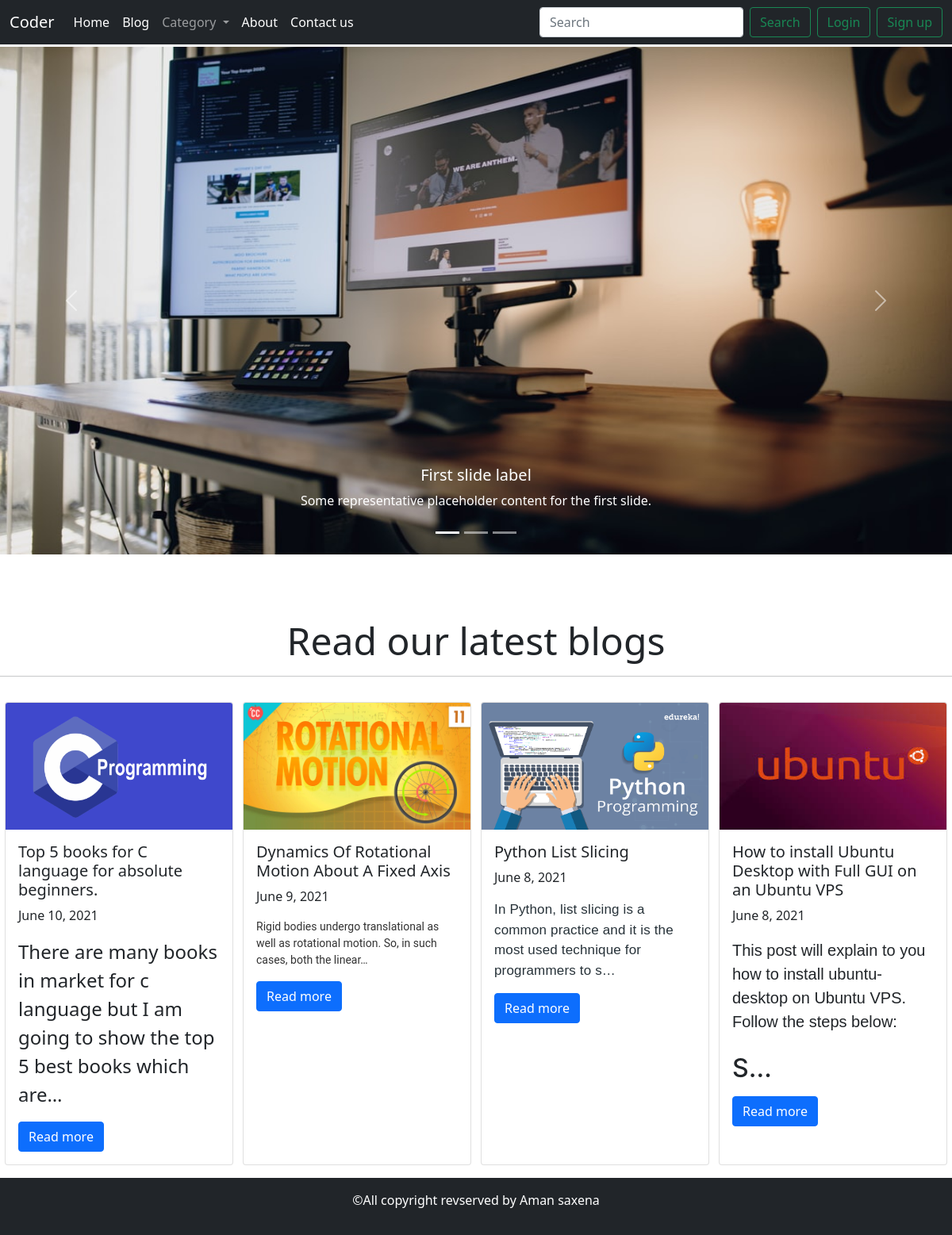
The page / on the database its author committed.
### home/models.py (models this page shows)
class Post(models.Model):
    id = models.AutoField(primary_key=True)
    title = models.CharField(max_length=200)
    author = models.CharField(max_length=30)
    img = models.ImageField(upload_to="media/image")
    content = FroalaField()
    date = models.DateField(default=datetime.date.today,null=True)
    category = models.ForeignKey(Category,on_delete=CASCADE,null=True)
    likes = models.ManyToManyField(User,related_name="blog_likes",blank=True,null=True)
    def __str__(self):
        return  self.title

### home/views.py (the view)
# urls.py: path('',views.index,name="home"),
def index(request):
    post = Post.objects.all()[::-1]
    category = all_categories()
    print(post)
    LatestPost = post[:4]
    print(LatestPost)
    context = {"post":LatestPost,"categories":category}
    return render(request,"index.html",context)

### home/fetchCategory.py (called while the page is built)
def all_categories():
    category = Category.objects.all()
    return category

### templates/index.html (shortened to what this page needs)
{% extends 'base.html' %}
{% block body %}
<div class="Homecontainer">
  <div id="carouselExampleCaptions" class="carousel slide" data-bs-ride="carousel">
    <div class="carousel-indicators">
      <button type="button" data-bs-target="#carouselExampleCaptions" data-bs-slide-to="0" class="active"
        aria-current="true" aria-label="Slide 1"></button>
      <button type="button" data-bs-target="#carouselExampleCaptions" data-bs-slide-to="1"
        aria-label="Slide 2"></button>
      <button type="button" data-bs-target="#carouselExampleCaptions" data-bs-slide-to="2"
        aria-label="Slide 3"></button>
    </div>
    <div class="carousel-inner">
      <div class="carousel-item active">
        <img id="showimg1" src="/static/backpic.jpg" class="d-block w-100" alt="...">
        <div class="carousel-caption d-none d-md-block">
          <h5>First slide label</h5>
          <p>Some representative placeholder content for the first slide.</p>
        </div>
      </div>
    </div>
    <button class="carousel-control-prev" type="button" data-bs-target="#carouselExampleCaptions" data-bs-slide="prev">
      <span class="carousel-control-prev-icon" aria-hidden="true"></span>
    </button>
    <button class="carousel-control-next" type="button" data-bs-target="#carouselExampleCaptions" data-bs-slide="next">
      <span class="carousel-control-next-icon" aria-hidden="true"></span>
    </button>
  </div>
</div>
<h3 id="latest-heading">Read our latest blogs</h3>
<hr>
<div class="homeblog">
  {% for p in post %}
  <div id="cardContainer" class="card" style="width: 18rem;">
    <img id="blogimg" src="/media/{{p.img}}" class="card-img-top" alt="...">
    <div class="card-body">
      <h5 class="card-title">{{p.title}}</h5>
      <p>{{p.date}}</p>
      <p id="card-content" class="card-text">{{p.content|truncatechars_html:100|safe}}</p>
      <a href="{% url 'fullBlog' p.id %}" class="btn btn-primary">Read more</a>
    </div>
  </div>
  {% endfor %}
</div>
{% endblock %}

### templates/index.html (style rules this page uses)
.Homecontainer { margin-top: 2.5px; width: 100%; }
#showimg1 { width: 100%; height: 80vh; }
.homeblog { width: 100%; display: flex; justify-content: space-around; margin-top: 2rem; margin-bottom: 1rem; }
#blogimg { width: 100%; height: 20vh; }
#latest-heading { text-align: center; font-size: 3rem; margin-top: 10vh; }
#card-content { font-size: small; }

### rows shown on the page
Post: img (picture), title "Top 5 books for C language for absolute beginners.", date "June 10, 2021", content "There are many books in market for c language but I am going to show the top 5 best books which are…"
Post: img (placeholder picture), title "Dynamics Of Rotational Motion About A Fixed Axis", date "June 9, 2021", content "Rigid bodies undergo translational as well as rotational motion. So, in such cases, both the linear…"
Post: img (picture), title "Python List Slicing", date "June 8, 2021", content "In Python, list slicing is a common practice and it is the most used technique for programmers to s…"
Post: img (picture), title "How to install Ubuntu Desktop with Full GUI on an Ubuntu VPS", date "June 8, 2021", content "This post will explain to you how to install ubuntu-desktop on Ubuntu VPS. Follow the steps below: S…"
